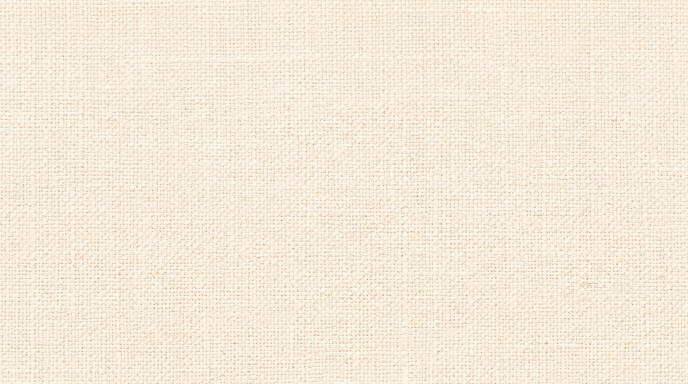
#> input picture vault/06 Assets/style_references/create-flat-evenly-lit-ada66b.png, 1376 x 768 px (shown at 1/2 size)
$ python -i generate_cg_v5.py   (imports and definitions only)
#> lines starting #> are read from the running program, lines starting #| are printed output that depends on the picture
#!/usr/bin/env python3
"""
generate_cg_v5.py
Economical, style-locked 16:9 Outcome CG generator (Episodes 1-4 Disaster & Happy pairs).

Key fixes over v3/v4:
1. 3 SEPARATE high-res character references (Koraba, Xochit, Clara) instead of a 3-in-1 lineup sheet,
   eliminating lineup bias and giving 3x character detail.
2. Approved keeper `cg_ep1_disaster_v3c_raw.jpg` as Image 4 (Scene Style & Palette Anchor).
3. Optional `--layout-ref` (Image 5) to reuse strong existing compositions (e.g. ep3_disaster_full2_v4.png
   or ep4_disaster_512_expB.jpg) while redrawing characters & style to match Images 1-4.
4. Balanced expressiveness: keeps woodcut geometric faces (heavy-lidded almond eyes, carved hatching)
   while using brow angles, head tilt, body lean, and dynamic 3-plane camera blocking for thumbnail impact.
5. `--size 512` ($0.015/img) for cheap iteration; `--size full` ($0.030/img) for 1920x1080 + canvas weave
   + thumbnails + scenario cards.
"""

import argparse
import base64
import io
import json
import os
import sys
from datetime import datetime, timezone
import numpy as np
import requests
from dotenv import load_dotenv
from PIL import Image, ImageDraw, ImageFilter

REPO_ROOT = os.path.abspath(os.path.join(os.path.dirname(__file__), ".."))
SPRITES_V3_DIR = os.path.join(REPO_ROOT, "vault", "06 Assets", "generated_sprites", "v3")
OUT_DIR = os.path.join(REPO_ROOT, "vault", "06 Assets", "generated_cgs", "v3")
V5_OUT_DIR = os.path.join(REPO_ROOT, "vault", "06 Assets", "generated_cgs", "v5")
CANVAS_TEX_PATH = os.path.join(REPO_ROOT, "vault", "06 Assets", "style_references", "create-flat-evenly-lit-ada66b.png")
STYLE_ANCHOR_PATH = os.path.join(REPO_ROOT, "vault", "06 Assets", "style_references", "original_sheet_style_swatch.png")
USAGE_LOG_PATH = os.path.join(REPO_ROOT, "vault", "06 Assets", "generation_usage_log.json")

MODEL = "gemini-3.1-flash-image"
COST_512_USD = 0.015
COST_FULL_USD = 0.030

SHARED_CG_STYLE = (
    "Full-bleed 16:9 cinematic visual novel event CG illustration combining TWO distinct material treatments:\n"
    "1) CHARACTERS: Render Koraba, Xochit, and Clara in the EXACT hand-carved woodcut / folk-engraving style "
    "and geometric facial proportions of Reference Images 1, 2, and 3 (large heavy-lidded half-moon almond eyes, "
    "long thin geometric noses, small mouths, bold black/umber etched contours, coarse parallel woodcut hatching). "
    "All three characters are equal adult human scale (do NOT make Xochit larger just because her reference crop is closer). "
    "Express strong emotion through angled/furrowed brows, head tilt, tense shoulders, and urgent hand gestures—NOT through "
    "realistic comic-book faces, wide-open screaming mouths, or bulging eyes. "
    "Ensure natural human arm, wrist, and 5-fingered hand anatomy with realistic sleeve/cuff perspective (exactly two arms total per character).\n"
    "2) ENVIRONMENT & ATMOSPHERE: Match the exact woodcut-plus-watercolor-wash material balance of Reference Image 4 "
    "(bold carved ink on foreground characters/props, loose wet-on-wet tea/coffee watercolor washes on warm ivory paper in the background).\n"
    "3) DYNAMIC CAMERA & THUMBNAIL READ: Use the 3-plane depth layout (Foreground / Midground / Background at distinct scales) "
    "described in the scene prompt. Characters may be cropped by frame edges, seen in 3/4 view, or over-the-shoulder, "
    "as long as their signature silhouette/costume/prop remains recognizable. One clear focal action, readable at 512x288 thumbnail size. "
    "Fill the 16:9 frame edge-to-edge. ABSOLUTELY NO text, letters, numbers, readable screens, logos, or watermarks."
)

DISASTER_POLARITY = (
    "MOOD: DISASTER. Dark, tilted, urgent, cold midnight indigo, charcoal, and bruised crimson tea washes. "
    "Characters show shock, grief, tension, or conflict through furrowed brows, recoiling/lunging posture, and urgent hands."
)

HAPPY_POLARITY = (
    "MOOD: GOOD ENDING. Bright, open, warm golden chamomile and amber washes. "
    "Characters show relief, pride, and solidarity through relaxed brows, warm eye contact, and open cooperative gestures."
)

CG_CONFIGS = {
    "cg_ep1_happy": {
        "ep_id": "ep1_keys",
        "mood": "happy",
        "prompt": (
            "Scene: Episode 1 Good Outcome — 'The $1 Test Transfer Lands & 2-of-3 Shared Custody' at Lisbon Airport.\n"
            "CAMERA: Dynamic low-angle diagonal shot from just above the wooden elixir crate looking slightly up at the trio gathered in a close, celebratory huddle, with warm golden dawn sunbeams streaming through tall airport terminal glass behind them.\n"
            "DECISIVE MOMENT: A small smartphone rests flat and solidly on top of the closed wooden elixir crate, its screen emitting a warm golden star-shaped glow upward onto their faces (no text). All three lean in together with genuine, relieved smiles, rendered with strongly stylized, angular, hand-carved wooden mask facial planes, bold woodcut ink hatching, and sculptural brow and cheekbone ridges (not generic smooth comic faces).\n"
            "DEPTH: FOREGROUND, the corner of the sturdy wooden elixir crate with the glowing phone resting flat on its surface. "
            "MIDGROUND LEFT, Koraba (dark crown locs, woven wrap, his single straight-necked round gourd kora strapped diagonally across his back with the straight neck and round gourd body cleanly aligned in one continuous unbroken line) leaning forward over the crate with a joyful, relieved smile, one hand resting on the crate. "
            "MIDGROUND CENTER, Clara (blonde coiled side bun, slate-blue blazer, red lanyard) leaning in with a warm, relieved smile, extending the brass hardware key forward over the glowing phone. "
            "MIDGROUND RIGHT, Xochit (red/gold beaded headband, red/black face paint, diamond earrings, patterned huipil) leaning in with a proud, warm smile, cradling her star-carved cacao bowl."
        ),
    },
    "cg_ep2_disaster": {
        "ep_id": "ep2_lisbon",
        "mood": "disaster",
        "prompt": (
            "Scene: Episode 2 Disaster — 'The Showcase Freezes' backstage at the Lisbon venue.\n"
            "CAMERA: Low over-the-shoulder shot from behind Clara's right shoulder, looking down a diagonal folding production table.\n"
            "DECISIVE MOMENT: Koraba defiantly raises his arm high as he yanks a thick instrument/amplifier jack cable completely out of the amplifier on the table to end the show, while Clara blocks with a raised hand and closed ledger.\n"
            "DEPTH: FOREGROUND RIGHT, Clara's slate-blue blazer shoulder, back of her head, raised blocking hand, and closed ledger, cropped at the right frame edge. "
            "MIDGROUND LEFT, Koraba leaning across the table, locking defiant eye contact directly onto Clara with brows furrowed in bitter resolve; his right arm is raised high holding the unplugged instrument cable end he just yanked from the amplifier on the table, and his left hand rests on the table (only two arms total), with his straight-necked round gourd kora strapped across his back. "
            "BACKGROUND CENTER, Xochit stepping between them, looking directly toward Clara (foreground right) with a concerned, pleading-yet-frustrated expression—directing her frustration at Clara, not Koraba—harsh cold stage spotlights spilling through parted backstage curtains behind her."
        ),
    },
    "cg_ep2_happy": {
        "ep_id": "ep2_lisbon",
        "mood": "happy",
        "prompt": (
            "Scene: Episode 2 Good Outcome — 'The Work Speaks for Itself' on the Lisbon Showcase Stage.\n"
            "CAMERA: Extreme low-angle worm's-eye shot from the pit looking steeply UP at the stage, making the trio tower larger-than-life against a massive glowing circular golden watercolor mandala and star constellation projection screen (no text).\n"
            "DECISIVE MOMENT: Koraba, towering at center stage, leans back in a sweeping, triumphant performance pose—head tilted up with a radiant, joyful smile (preserving his chiseled, carved woodcut-mask facial structure and hatching), one knee bent on a stage riser, raising and strumming his single straight-necked round gourd kora high across his chest; Xochit on the left beams with a proud, warm smile (keeping her carved woodcut-mask facial features) as she thrusts the unrolled neutral-avatar scroll high into the golden spotlight; Clara on the right steps up beside them with a warm, celebratory smile, lowering her closed ledger and raising a hand in solidarity.\n"
            "DEPTH: 4TH FOREGROUND LAYER (bottom edge), only the dark silhouettes of the tops of the audience's heads barely visible along the very bottom rim of the frame. "
            "STAGE HERO CENTER, Koraba towering and rim-lit against the glowing golden mandala. "
            "STAGE LEFT, Xochit in dramatic 3/4 low-angle view raising the scroll. "
            "STAGE RIGHT, Clara in 3/4 low-angle view with her ledger lowered at her side. "
            "Golden stage wash, dramatic backlighting and long stage shadows, NO duplicate instruments."
        ),
    },
    "cg_ep3_disaster": {
        "ep_id": "ep3_agreements",
        "mood": "disaster",
        "prompt": (
            "Scene: Episode 3 Disaster — 'The Handshake Split Collapses' at the ceremonial cacao circle.\n"
            "CAMERA: Steep high-angle Dutch-tilt shot looking down across the ceremonial cacao table.\n"
            "DECISIVE MOMENT: A dark-suited arm from the right edge slams a thick stack of papers with a red wax seal onto the table, overturning the carved cacao bowl; dark cacao spills toward the bottom-left and round token discs scatter through the air.\n"
            "DEPTH: FOREGROUND, the overturning cacao bowl, spilling cacao river, scattering token discs, and the suited arm slamming the blank-lined summons papers (NO text or letters on papers or cuff). "
            "MIDGROUND, Koraba (left, his straight-necked kora resting behind him against his chair, clear of his hands) hunched forward in grief with one hand gripping his forehead and the other bracing on the empty table, brows sharply furrowed; "
            "Xochit (center) recoiling backward in shock with one hand clutching her chest and the other raised defensively toward the suited arm, brows furrowed. "
            "BACKGROUND TOP, Clara small, hands pressed to her head in defeat."
        ),
    },
    "cg_ep3_happy": {
        "ep_id": "ep3_agreements",
        "mood": "happy",
        "prompt": (
            "Scene: Episode 3 Good Outcome — 'The Agreement Holds' at the ceremonial cacao circle.\n"
            "CAMERA: Steep overhead bird's-eye shot looking straight down onto the round ceremonial cacao table, creating a dynamic radial composition.\n"
            "DECISIVE MOMENT: At the center of the table, the unrolled cooperative charter scroll (blank decorative lines only, NO readable text) is being stamped with the four-point-star cooperative stamp by Clara's hand from the left, while Koraba's hand (top-right) and Xochit's hand (bottom-right) sign with pens from opposite angles, forming a tight, unified triangle of action.\n"
            "DEPTH: TABLETOP CENTER, the charter scroll, the four-point-star stamp, the steaming star-carved cacao bowl (top-left), and the glass treasury reserve jar filled with golden tokens (bottom-left). "
            "AROUND THE TABLE EDGE, Clara, Koraba (with his straight-necked round gourd kora strapped cleanly across his back, the straight neck and round gourd body cleanly aligned in one continuous unbroken line), and Xochit lean in from three sides, their smiling faces (rendered with strongly stylized, angular, hand-carved wooden mask facial planes and bold woodcut ink hatching) looking down warmly at the signed charter. Warm dawn chamomile gold wash."
        ),
    },
    "cg_ep4_disaster": {
        "ep_id": "ep4_apothecary",
        "mood": "disaster",
        "prompt": (
            "Scene: Episode 4 Disaster — 'One Tired Click Drained the Apothecary' at 1:14 A.M.\n"
            "CAMERA: Dramatic close-to-midground shot inside the candlelit herbal apothecary.\n"
            "DECISIVE MOMENT: Exhausted Clara recoils in horror as her hand leaves the laptop keyboard; a sinister dark espresso-and-crimson vortex swirls upward from the laptop/open treasury chest, draining glowing golden tokens.\n"
            "DEPTH: FOREGROUND LEFT, Clara in 3/4 profile at her desk, exhausted, eyes wide with furrowed brows, hand pulling back from the laptop. "
            "MIDGROUND CENTER, the single glowing laptop (only one laptop in the entire scene) and open wooden treasury chest with the dark crimson vortex of golden tokens rising. "
            "BACKGROUND RIGHT, Xochit leaning across the counter in alarm and Koraba bursting through the rain-streaked doorway with his straight-necked gourd kora strapped on his back."
        ),
    },
    "cg_ep4_happy": {
        "ep_id": "ep4_apothecary",
        "mood": "happy",
        "prompt": (
            "Scene: Episode 4 Good Outcome — 'The Hex Is Caught in Time' in the Herbal Apothecary.\n"
            "CAMERA: Dramatic, tilted low-angle Dutch-angle shot from desk level right behind the glowing treasury vessel, looking steeply up at the trio framed by towering apothecary shelves and warm golden sunbeams streaming through the tall window.\n"
            "DECISIVE MOMENT: Clara raises a small hardware wallet device into the light for Koraba and Xochit to verify together, while a luminous golden timelock shield ring around the treasury vessel on the desk deflects a dark outer ink stain. All three share relieved, triumphant smiles, rendered with strongly stylized, angular, hand-carved wooden mask facial planes and bold woodcut ink hatching.\n"
            "DEPTH: FOREGROUND, the carved treasury vessel encircled by a blazing golden timelock shield ring on the angled desk, deflecting a dark stain. "
            "MIDGROUND, Clara (right, holding the hardware wallet up with her two hands—only two arms total—beaming with relief), Xochit (center, pointing triumphantly at the device with a proud smile), and Koraba (left, leaning in with a relieved smile, his straight-necked round gourd kora resting intact against the apothecary shelf behind him). "
            "BACKGROUND, tall apothecary shelves of herbal bottles bathed in warm golden daylight."
        ),
    },
}


# [31 lines left out: functions img_part, log_usage, not called in this run]


def apply_subtle_canvas_to_cg(raw_path: str, out_1080_path: str) -> Image.Image:
#> called with out_1080_path = 'out.png'
    with Image.open(raw_path) as raw_im:
#> raw_im is the input picture: PIL image 1376x768 RGBA; mean R, G, B, A 246.1, 233.9, 216.8, 255
        cg_1080 = raw_im.convert("RGB").resize((1920, 1080), Image.Resampling.LANCZOS)
    cg_np = np.asarray(cg_1080, dtype=np.float32)

    if os.path.exists(CANVAS_TEX_PATH):
        with Image.open(CANVAS_TEX_PATH) as tex_im:
            tex_1080 = tex_im.convert("RGB").resize((1920, 1080), Image.Resampling.LANCZOS)
        tex_np = np.asarray(tex_1080, dtype=np.float32)
        tex_luma = (0.299 * tex_np[:, :, 0] + 0.587 * tex_np[:, :, 1] + 0.114 * tex_np[:, :, 2]) / 255.0
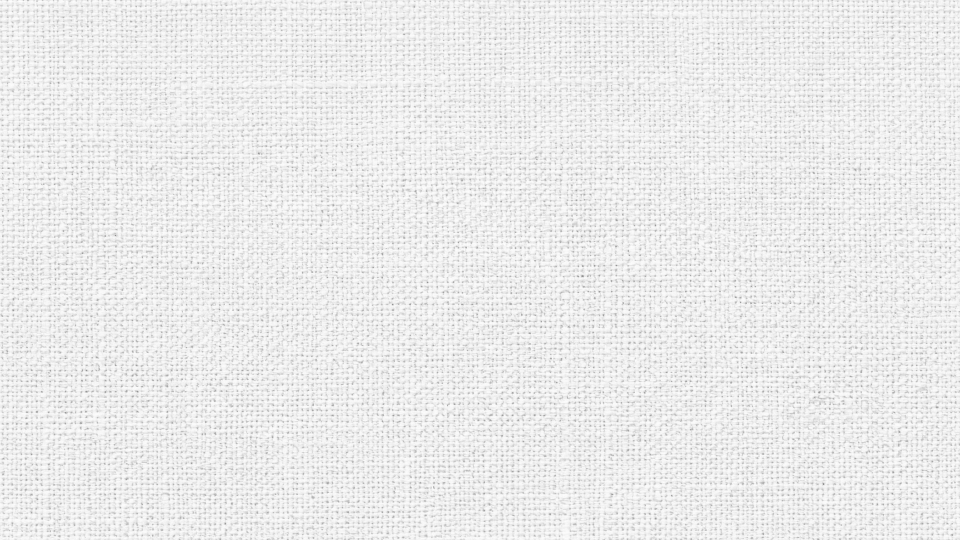
#> tex_luma: shape (1080, 1920) float32 (shown at 1/2 size); min 0.423, max 0.999, mean 0.924
        weave_centered = (tex_luma - float(np.mean(tex_luma)))[..., None]
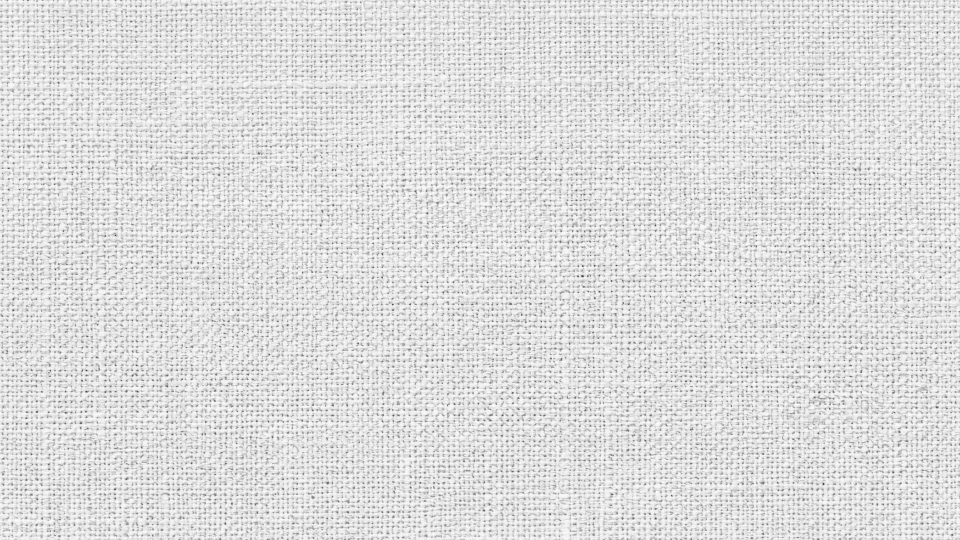
#> weave_centered: shape (1080, 1920, 1) float32 (shown at 1/2 size); min -0.501, max 0.0748, mean -1.92e-07; drawn with min black and max white
        cg_luma = (0.299 * cg_np[:, :, 0] + 0.587 * cg_np[:, :, 1] + 0.114 * cg_np[:, :, 2]) / 255.0
        paper_weight = np.clip((cg_luma - 0.18) / 0.72, 0.0, 1.0)[..., None]
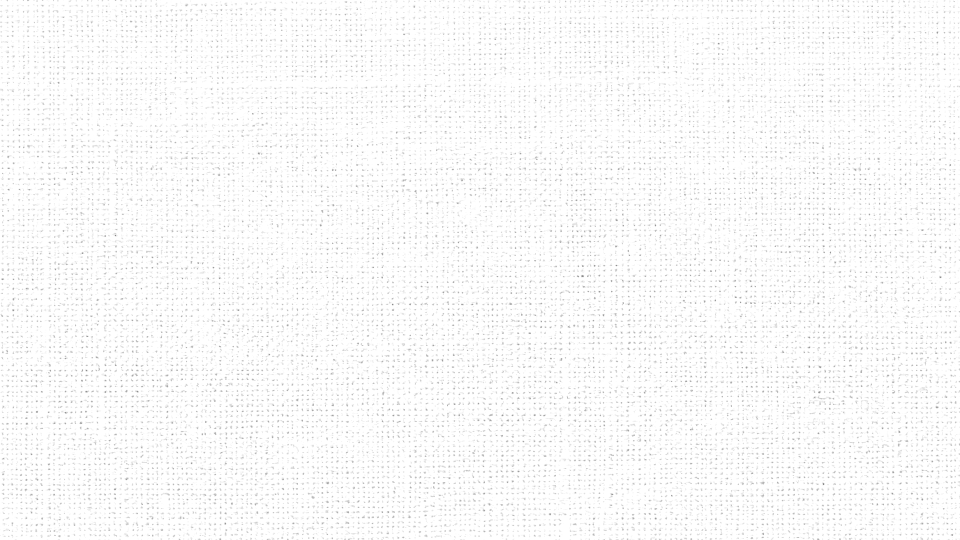
#> paper_weight: shape (1080, 1920, 1) float32 (shown at 1/2 size); min 0.337, max 1, mean 0.982
        ground_blend = cg_np * (1.0 - 0.22 * paper_weight) + tex_np * (0.22 * paper_weight)
        out_np = np.clip(ground_blend * (1.0 + weave_centered * (0.48 * paper_weight)), 0.0, 255.0).astype(np.uint8)
        final_im = Image.fromarray(out_np)
    else:
        final_im = cg_1080

    final_im = final_im.filter(ImageFilter.UnsharpMask(radius=0.7, percent=35, threshold=2))
    final_im.save(out_1080_path, format="PNG")
    return final_im


# [103 lines left out: functions build_thumb_and_scenario_card, generate_one, not called in this run]


# [11 lines not run here, left out]

>>> result = apply_subtle_canvas_to_cg('../vault/06 Assets/style_references/create-flat-evenly-lit-ada66b.png', 'out.png')
